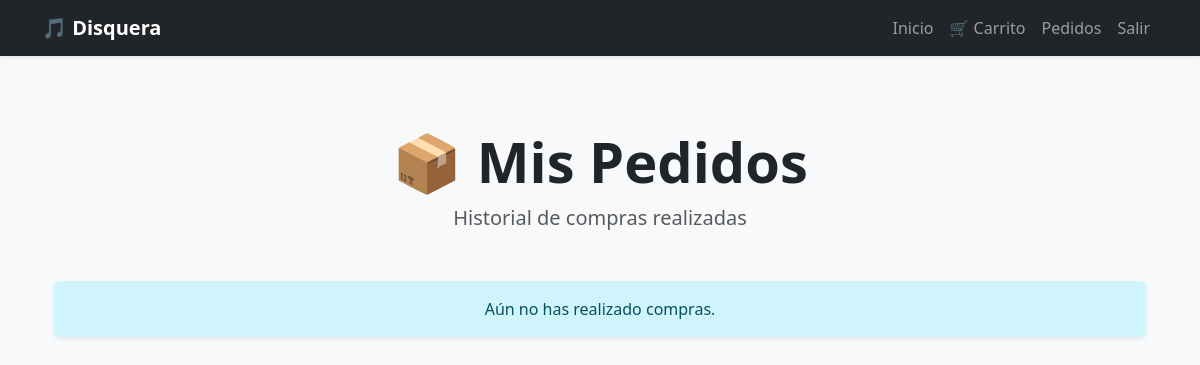
The page /my-orders/ (signed in) on the database as committed earlier.
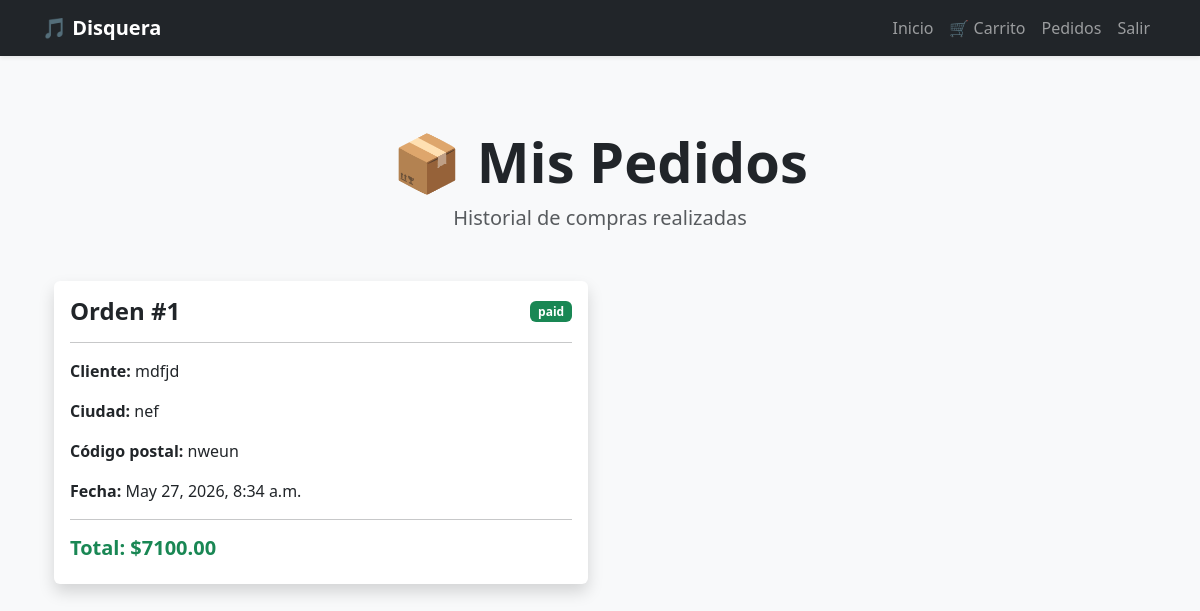
The same page on the database as committed later.
### disquera/models.py (models this page shows, shortened)
class Order(models.Model):
    PENDING = 'pending'
    PAID = 'paid'
    SHIPPED = 'shipped'
    STATUS_CHOICES = (
        (PENDING, 'Pendiente'),
        (PAID, 'Pagado'),
        (SHIPPED, 'Enviado'),
    )
    user = models.ForeignKey(User, on_delete=models.CASCADE)
    full_name = models.CharField(max_length=255)
    address = models.TextField()
    city = models.CharField(max_length=100)
    postal_code = models.CharField(max_length=20)
    total = models.DecimalField(max_digits=10, decimal_places=2)
    status = models.CharField(max_length=20, choices=STATUS_CHOICES, default=PENDING)
    created_at = models.DateTimeField(auto_now_add=True)

### disquera/views.py (the view)
# urls.py: path('my-orders/', my_orders, name='my_orders'),
@login_required
def my_orders(request):
    orders = Order.objects.filter(
        user=request.user
    ).order_by('-created_at')
    return render(request, 'disquera/my_orders.html', {
        'orders': orders
    })

### disquera/templates/Disquera/my_orders.html (shortened to what this page needs)
{% extends 'disquera/base.html' %}
{% block content %}
<div class="container py-5">
    <div class="text-center mb-5">
        <h1 class="display-4 fw-bold">
            📦 Mis Pedidos
        </h1>
        <p class="lead text-muted">
            Historial de compras realizadas
        </p>
    </div>
    {% if orders %}
        <div class="row g-4">
            {% for order in orders %}
                <div class="col-lg-6">
                    <div class="card shadow border-0 h-100">
                        <div class="card-body">
                            <div class="d-flex justify-content-between align-items-center mb-3">
                                <h4 class="fw-bold mb-0">
                                    Orden #{{ order.id }}
                                </h4>
                                <span class="badge bg-success">
                                    {{ order.status }}
                                </span>
                            </div>
                            <hr>
                            <p>
                                <strong>Cliente:</strong>
                                {{ order.full_name }}
                            </p>
                            <p>
                                <strong>Ciudad:</strong>
                                {{ order.city }}
                            </p>
                            <p>
                                <strong>Código postal:</strong>
                                {{ order.postal_code }}
                            </p>
                            <p>
                                <strong>Fecha:</strong>
                                {{ order.created_at }}
                            </p>
                            <hr>
                            <h5 class="fw-bold text-success">
                                Total: ${{ order.total }}
                            </h5>
                        </div>
                    </div>
                </div>
            {% endfor %}
        </div>
    {% else %}
        <div class="alert alert-info shadow-sm border-0 text-center">
            Aún no has realizado compras.
        </div>
    {% endif %}
</div>
{% endblock %}

Rows that differ between the two databases and show on the page:
added Order: id "1", status "paid", full_name "mdfjd", city "nef", postal_code "nweun", created_at "May 27, 2026, 8:34 a.m.", total "7100.00"
Other text that changed with them:
text no longer shown: "Aún no has realizado compras."
